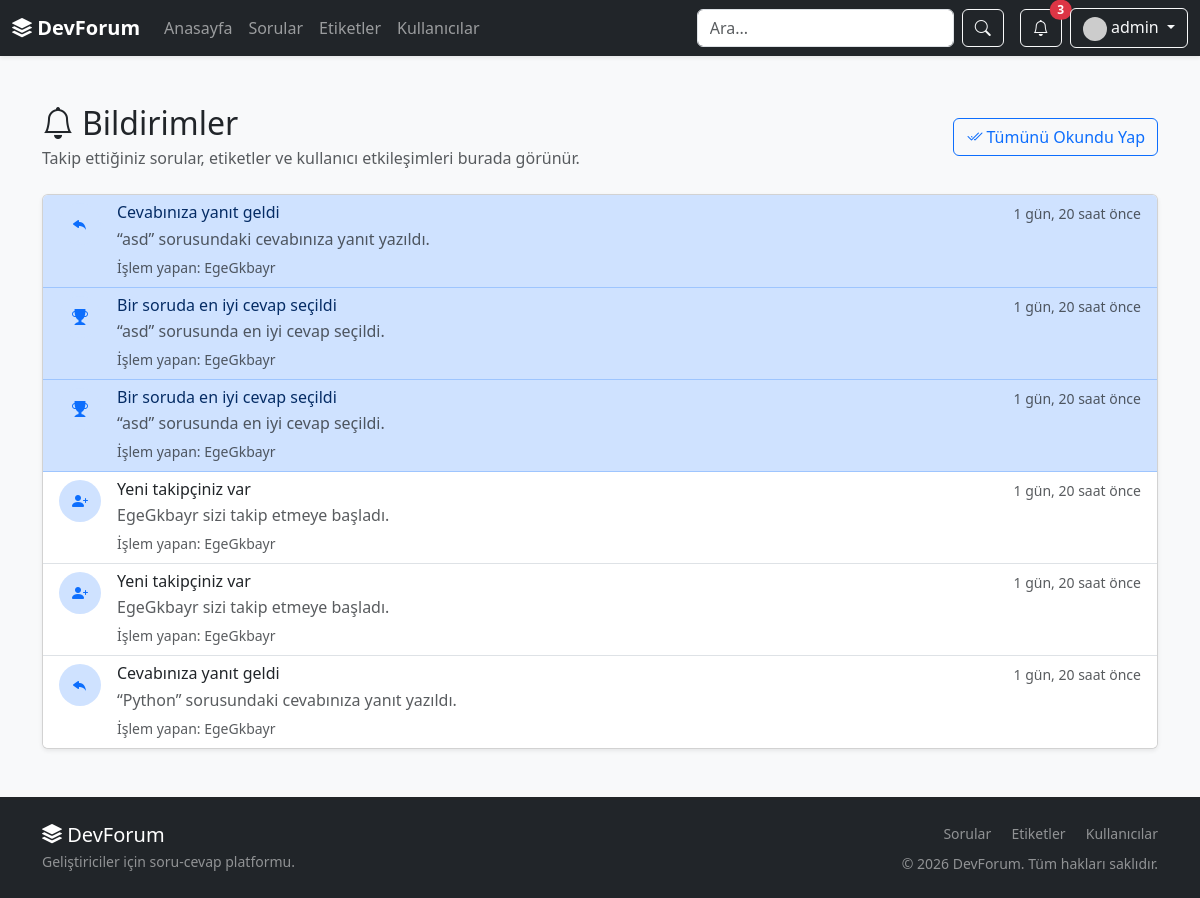
Page /bildirimler/ (signed in) on the earlier database version.
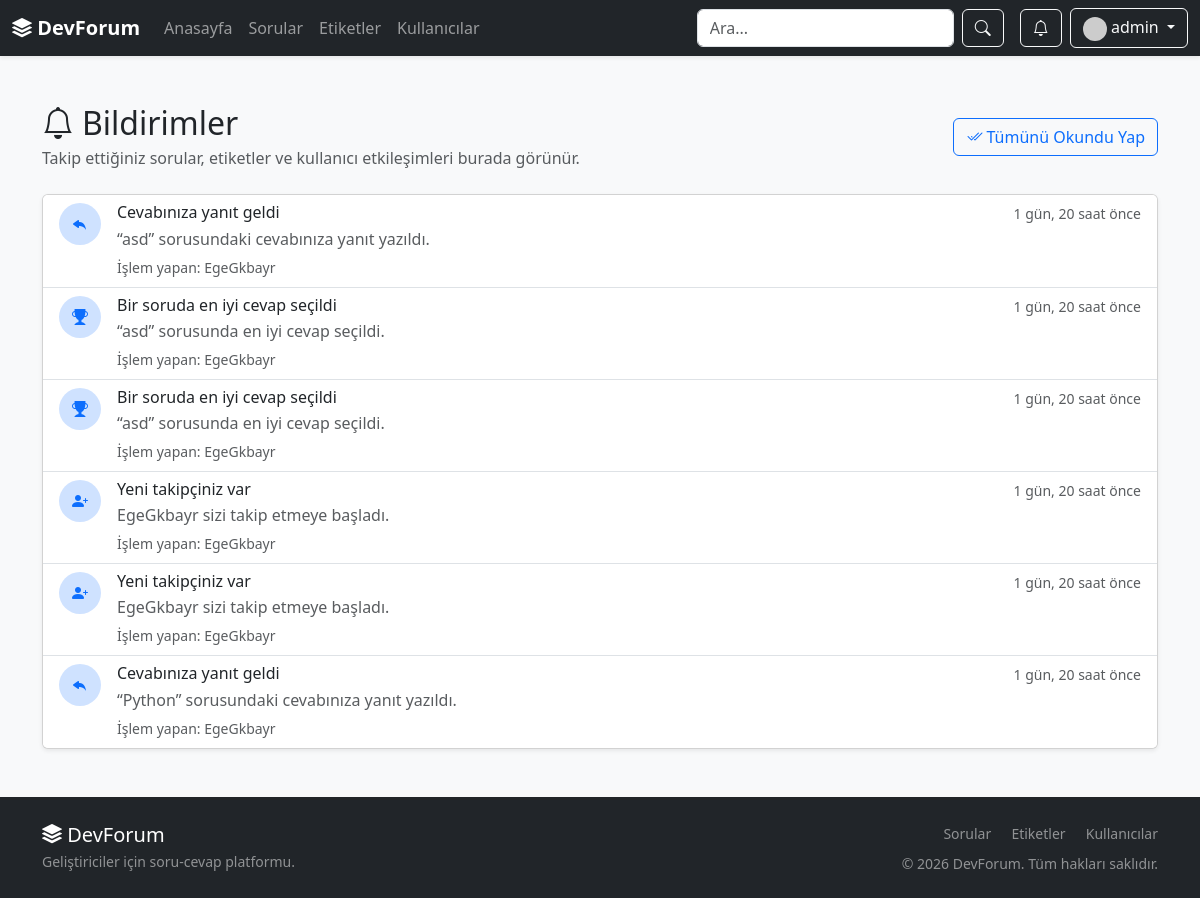
Same page on the later database version.
### forum/models.py (models this page shows, shortened)
class Notification(models.Model):
    TYPE_CHOICES = [
        ('new_answer', 'Yeni cevap'),
        ('best_answer', 'En iyi cevap'),
        ('followed_tag_question', 'Takip edilen etikette yeni soru'),
        ('new_tag', 'Yeni etiket'),
        ('new_follower', 'Yeni takipçi'),
        ('answer_reply', 'Cevabına yanıt'),
        ('favorite', 'Favori'),
        ('system', 'Sistem'),
    ]
    user = models.ForeignKey(User, on_delete=models.CASCADE, related_name='notifications')
    actor = models.ForeignKey(User, on_delete=models.SET_NULL, null=True, blank=True, related_name='sent_notifications')
    notification_type = models.CharField(max_length=40, choices=TYPE_CHOICES, default='system')
    title = models.CharField(max_length=160)
    message = models.TextField(blank=True)
    question = models.ForeignKey(Question, on_delete=models.CASCADE, null=True, blank=True, related_name='notifications')
    answer = models.ForeignKey(Answer, on_delete=models.CASCADE, null=True, blank=True, related_name='notifications')
    tag = models.ForeignKey(Tag, on_delete=models.CASCADE, null=True, blank=True, related_name='notifications')
    is_read = models.BooleanField(default=False)
    created_at = models.DateTimeField(auto_now_add=True)
    class Meta:
        ordering = ['-created_at']
    def icon_class(self):
        icons = {
            'new_answer': 'bi-chat-dots',
            'best_answer': 'bi-trophy-fill',
            'followed_tag_question': 'bi-tags-fill',
            'new_tag': 'bi-tag-fill',
            'new_follower': 'bi-person-plus-fill',
            'answer_reply': 'bi-reply-fill',
            'favorite': 'bi-star-fill',
            'system': 'bi-bell-fill',
        }
        return icons.get(self.notification_type, 'bi-bell-fill')

### forum/views.py (the view)
# urls.py: path('bildirimler/', views.bildirimler, name='bildirimler'),
@login_required
def bildirimler(request):
    notifications = (
        Notification.objects
        .filter(user=request.user)
        .select_related('actor', 'question', 'answer', 'tag')[:50]
    )
    return render_page(request, 'forum/bildirimler.html', {
        'notifications': notifications,
    })

### forum/views.py (called while the page is built)
def notification_context(request):
    if not request.user.is_authenticated:
        return {}
    recent_notifications = (
        Notification.objects
        .filter(user=request.user)
        .select_related('actor', 'question', 'answer', 'tag')[:8]
    )
    return {
        'recent_notifications': recent_notifications,
        'unread_notification_count': Notification.objects.filter(user=request.user, is_read=False).count(),
    }

def render_page(request, template_name, context=None, status=None):
    context = context or {}
    context.update(notification_context(request))
    return render(request, template_name, context, status=status)

### forum/templates/forum/bildirimler.html (shortened to what this page needs)
{% extends 'forum/base.html' %}
{% block content %}
<div class="container py-5">
    <div class="d-flex justify-content-between align-items-center mb-4 flex-wrap gap-2">
        <div>
            <h2 class="mb-1"><i class="bi bi-bell me-2"></i>Bildirimler</h2>
            <p class="text-muted mb-0">Takip ettiğiniz sorular, etiketler ve kullanıcı etkileşimleri burada görünür.</p>
        </div>
        <a href="{% url 'tum_bildirimleri_okundu_yap' %}" class="btn btn-outline-primary">
            <i class="bi bi-check2-all me-1"></i>Tümünü Okundu Yap
        </a>
    </div>
    <div class="card shadow-sm">
        <div class="list-group list-group-flush">
            {% for bildirim in notifications %}
                <a href="{% url 'bildirim_okundu' bildirim.id %}" class="list-group-item list-group-item-action {% if not bildirim.is_read %}list-group-item-primary{% endif %}">
                    <div class="d-flex gap-3">
                        <span class="rounded-circle bg-primary-subtle text-primary d-inline-flex align-items-center justify-content-center flex-shrink-0" style="width:42px;height:42px;">
                            <i class="bi {{ bildirim.icon_class }}"></i>
                        </span>
                        <div class="flex-grow-1">
                            <div class="d-flex justify-content-between gap-2">
                                <h6 class="mb-1">{{ bildirim.title }}</h6>
                                <small class="text-muted text-nowrap">{{ bildirim.created_at|timesince }} önce</small>
                            </div>
                            <p class="mb-1 text-muted">{{ bildirim.message }}</p>
                            {% if bildirim.actor %}
                                <small class="text-muted">İşlem yapan: {{ bildirim.actor.username }}</small>
                            {% endif %}
                        </div>
                    </div>
                </a>
            {% empty %}
                <div class="p-5 text-center text-muted">
                    <i class="bi bi-bell-slash fs-1 d-block mb-2"></i>
                    Henüz bildiriminiz yok.
                </div>
            {% endfor %}
        </div>
    </div>
</div>
{% endblock %}

### forum/templates/forum/base.html (shortened to what the changed rows need)
<!DOCTYPE html>
<html lang="tr">
<head>
    <link href="https://cdn.jsdelivr.net/npm/bootstrap@5.3.2/dist/css/bootstrap.min.css" rel="stylesheet">
    <link rel="stylesheet" href="https://cdn.jsdelivr.net/npm/bootstrap-icons@1.11.1/font/bootstrap-icons.css">
    <link rel="stylesheet" href="https://cdnjs.cloudflare.com/ajax/libs/toastr.js/latest/toastr.min.css">
</head>
<body class="bg-light d-flex flex-column min-vh-100">
{% with current_url=request.resolver_match.url_name %}
<nav class="navbar navbar-expand-lg navbar-dark bg-dark sticky-top shadow-sm">
    <div class="container-fluid">
        <div class="collapse navbar-collapse" id="navbarNav">
            <div class="d-flex gap-2 align-items-center">
                {% if user.is_authenticated %}
                    <div class="dropdown">
                        <button class="btn btn-outline-light position-relative" type="button" data-bs-toggle="dropdown" aria-expanded="false" title="Bildirimler">
                            <i class="bi bi-bell"></i>
                            {% if unread_notification_count|default:0 > 0 %}
                                <span class="position-absolute top-0 start-100 translate-middle badge rounded-pill bg-danger">
                                    {{ unread_notification_count }}
                                </span>
                            {% endif %}
                        </button>
                    </div>
                {% else %}
                    <a class="btn btn-outline-light" href="{% url 'giris' %}">Giriş Yap</a>
                    <a class="btn btn-primary" href="{% url 'kayit' %}">Kayıt Ol</a>
                {% endif %}
            </div>
        </div>
    </div>
</nav>
{% endwith %}
<main class="flex-grow-1">
    {% block content %}{% endblock %}
</main>
</body>
</html>

Differences in the rows shown:
changed Notification "“asd” sorusundaki cevabınıza yanıt yazıldı.": is_read False → True (drawn)
changed Notification (number 2 of 6 on the later page): is_read False → True (drawn)
changed Notification (number 3 of 6 on the later page): is_read False → True (drawn)
Other differences:
{{ unread_notification_count }}: "3" → (not shown)
